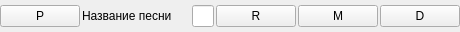
<?xml version="1.0" encoding="UTF-8"?>
<ui version="4.0">
 <class>SongItem</class>
 <widget class="QWidget" name="SongItem">
  <property name="enabled">
   <bool>true</bool>
  </property>
  <property name="geometry">
   <rect>
    <x>0</x>
    <y>0</y>
    <width>460</width>
    <height>32</height>
   </rect>
  </property>
  <property name="sizePolicy">
   <sizepolicy hsizetype="Preferred" vsizetype="Preferred">
    <horstretch>0</horstretch>
    <verstretch>0</verstretch>
   </sizepolicy>
  </property>
  <property name="minimumSize">
   <size>
    <width>460</width>
    <height>32</height>
   </size>
  </property>
  <property name="maximumSize">
   <size>
    <width>1200</width>
    <height>32</height>
   </size>
  </property>
  <layout class="QHBoxLayout" name="layoutSongItem">
   <property name="spacing">
    <number>2</number>
   </property>
   <property name="sizeConstraint">
    <enum>QLayout::SetMaximumSize</enum>
   </property>
   <property name="leftMargin">
    <number>0</number>
   </property>
   <property name="topMargin">
    <number>0</number>
   </property>
   <property name="rightMargin">
    <number>0</number>
   </property>
   <property name="bottomMargin">
    <number>0</number>
   </property>
   <item>
    <widget class="QPushButton" name="buttonPlay">
     <property name="sizePolicy">
      <sizepolicy hsizetype="Maximum" vsizetype="Fixed">
       <horstretch>0</horstretch>
       <verstretch>0</verstretch>
      </sizepolicy>
     </property>
     <property name="focusPolicy">
      <enum>Qt::NoFocus</enum>
     </property>
     <property name="text">
      <string>P</string>
     </property>
     <property name="checkable">
      <bool>true</bool>
     </property>
     <property name="flat">
      <bool>false</bool>
     </property>
    </widget>
   </item>
   <item>
    <widget class="QLabel" name="labelSongName">
     <property name="enabled">
      <bool>true</bool>
     </property>
     <property name="sizePolicy">
      <sizepolicy hsizetype="Expanding" vsizetype="Expanding">
       <horstretch>0</horstretch>
       <verstretch>0</verstretch>
      </sizepolicy>
     </property>
     <property name="minimumSize">
      <size>
       <width>226</width>
       <height>0</height>
      </size>
     </property>
     <property name="maximumSize">
      <size>
       <width>1000</width>
       <height>20</height>
      </size>
     </property>
     <property name="toolTip">
      <string/>
     </property>
     <property name="text">
      <string>Название песни</string>
     </property>
     <property name="indent">
      <number>-1</number>
     </property>
     <property name="textInteractionFlags">
      <set>Qt::NoTextInteraction</set>
     </property>
    </widget>
   </item>
   <item>
    <widget class="QLineEdit" name="lineNewSongName">
     <property name="enabled">
      <bool>true</bool>
     </property>
     <property name="focusPolicy">
      <enum>Qt::NoFocus</enum>
     </property>
    </widget>
   </item>
   <item>
    <widget class="QPushButton" name="buttonRepeat">
     <property name="sizePolicy">
      <sizepolicy hsizetype="Maximum" vsizetype="Fixed">
       <horstretch>0</horstretch>
       <verstretch>0</verstretch>
      </sizepolicy>
     </property>
     <property name="focusPolicy">
      <enum>Qt::NoFocus</enum>
     </property>
     <property name="text">
      <string>R</string>
     </property>
     <property name="checkable">
      <bool>true</bool>
     </property>
     <property name="flat">
      <bool>false</bool>
     </property>
    </widget>
   </item>
   <item>
    <widget class="QPushButton" name="buttonMute">
     <property name="text">
      <string>M</string>
     </property>
     <property name="checkable">
      <bool>true</bool>
     </property>
    </widget>
   </item>
   <item>
    <widget class="QPushButton" name="buttonDelete">
     <property name="sizePolicy">
      <sizepolicy hsizetype="Maximum" vsizetype="Fixed">
       <horstretch>0</horstretch>
       <verstretch>0</verstretch>
      </sizepolicy>
     </property>
     <property name="focusPolicy">
      <enum>Qt::NoFocus</enum>
     </property>
     <property name="text">
      <string>D</string>
     </property>
     <property name="flat">
      <bool>false</bool>
     </property>
    </widget>
   </item>
  </layout>
 </widget>
 <resources/>
 <connections/>
</ui>
